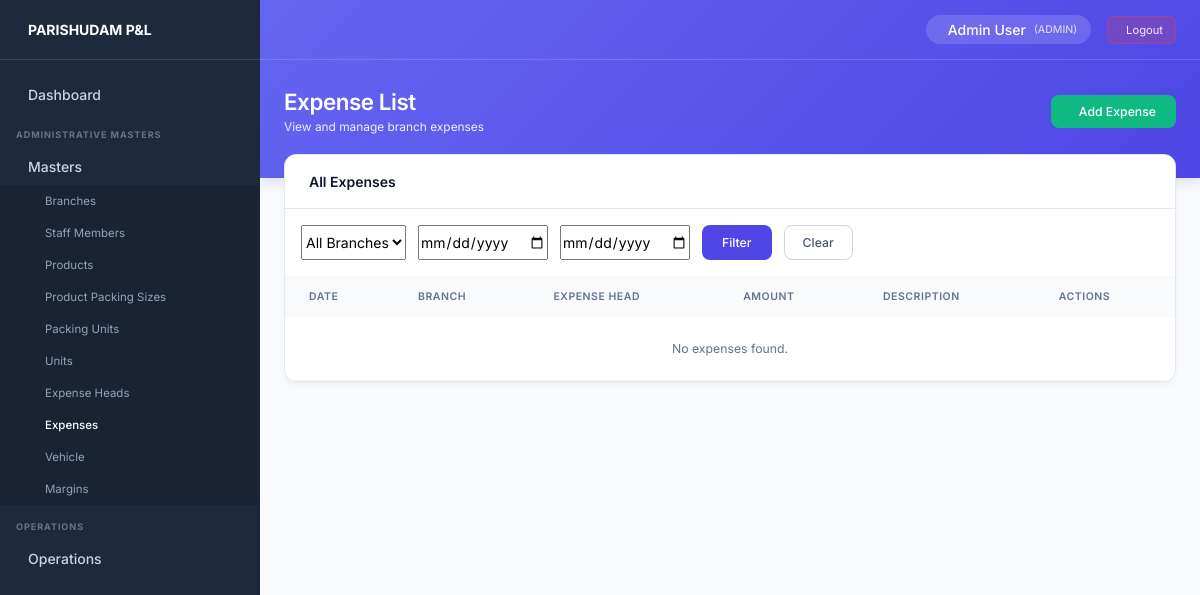
The app's page /expenses/ (signed in), older data.
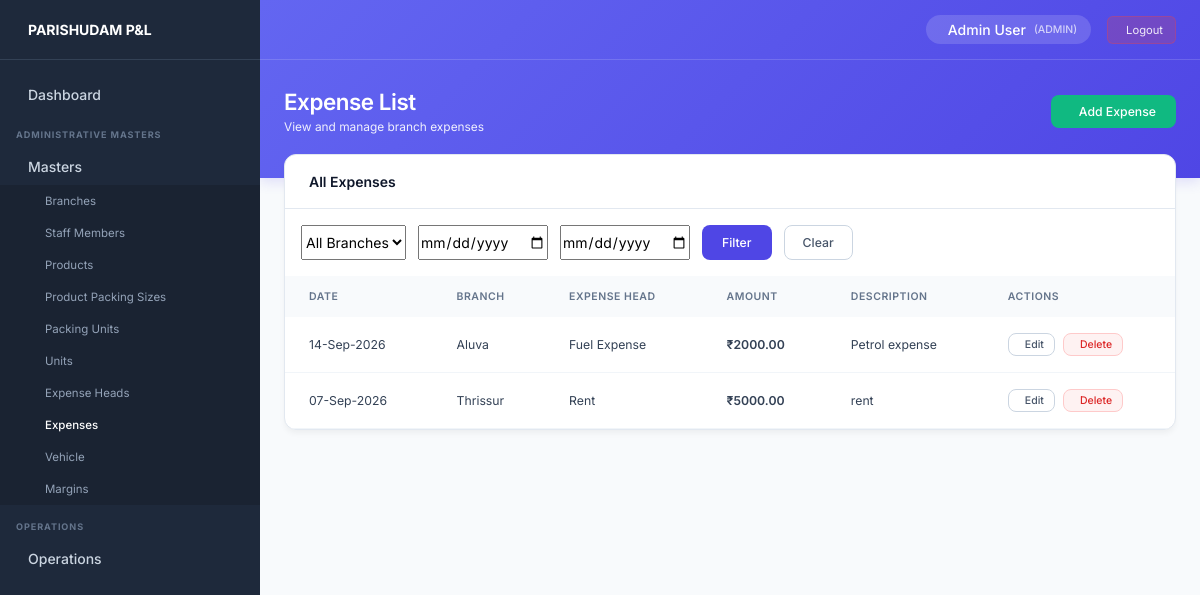
The same page, newer data.
### core/models.py (models this page shows, shortened)
class StaffProfile(models.Model):
    ROLE_CHOICES = (
        ('ADMIN', 'Admin'),
        ('STAFF', 'Staff'),
    )
    STATUS_CHOICES = (
        ('active', 'Active'),
        ('inactive', 'Inactive'),
    )
    user = models.OneToOneField(User, on_delete=models.CASCADE, related_name='profile')
    role = models.CharField(max_length=20, choices=ROLE_CHOICES, default='STAFF')
    branch = models.ForeignKey(Branch, on_delete=models.SET_NULL, null=True, blank=True, related_name='staff_members')
    phone = models.CharField(max_length=20, blank=True)
    status = models.CharField(max_length=10, choices=STATUS_CHOICES, default='active')
    created_at = models.DateTimeField(auto_now_add=True)
    updated_at = models.DateTimeField(auto_now=True)
    @property
    def is_admin(self):
        return self.role == 'ADMIN' or self.user.is_superuser

class Branch(models.Model):
    STATUS_CHOICES = (
        ('active', 'Active'),
        ('inactive', 'Inactive'),
    )
    branch_code = models.CharField(max_length=20, blank=True, null=True)
    name = models.CharField(max_length=100)
    address = models.TextField(blank=True)
    phone = models.CharField(max_length=20, blank=True)
    status = models.CharField(max_length=10, choices=STATUS_CHOICES, default='active')
    created_at = models.DateTimeField(auto_now_add=True)
    updated_at = models.DateTimeField(auto_now=True)
    class Meta:
        verbose_name_plural = "Branches"
        ordering = ['name']

class ExpenseHead(models.Model):
    name = models.CharField(max_length=100, unique=True)
    created_at = models.DateTimeField(auto_now_add=True)
    updated_at = models.DateTimeField(auto_now=True)
    class Meta:
        ordering = ['name']

### operations/models.py (models this page shows, shortened)
class Expense(models.Model):
    branch = models.ForeignKey(Branch, on_delete=models.CASCADE, related_name='expenses')
    staff = models.ForeignKey(User, on_delete=models.SET_NULL, null=True, blank=True, related_name='expenses_entered')
    expense_date = models.DateField()
    expense_head = models.ForeignKey(ExpenseHead, on_delete=models.PROTECT, related_name='expenses')
    amount = models.DecimalField(max_digits=10, decimal_places=2)
    description = models.TextField(blank=True)
    created_by = models.ForeignKey(User, on_delete=models.SET_NULL, null=True, blank=True, related_name='created_expenses')
    updated_by = models.ForeignKey(User, on_delete=models.SET_NULL, null=True, blank=True, related_name='updated_expenses')
    created_at = models.DateTimeField(auto_now_add=True)
    updated_at = models.DateTimeField(auto_now=True)
    class Meta:
        ordering = ['-expense_date', 'branch']

### core/views.py (the view)
# urls.py: path('expenses/', expense_list_view, name='expense_list'),
@login_required
def expense_list_view(request):
    from operations.models import Expense
    user_profile = getattr(request.user, 'profile', None)
    is_admin = user_profile.is_admin if user_profile else request.user.is_superuser
    expenses = Expense.objects.select_related(
        'branch',
        'expense_head',
        'staff'
    ).all().order_by('-expense_date', '-id')
    if not is_admin and user_profile and user_profile.branch:
        expenses = expenses.filter(branch=user_profile.branch)
    else:
        branch_id = request.GET.get('branch_id')
        if branch_id:
            expenses = expenses.filter(branch_id=branch_id)
    date_from = request.GET.get('date_from')
    date_to = request.GET.get('date_to')
    if date_from:
        expenses = expenses.filter(expense_date__gte=date_from)
    if date_to:
        expenses = expenses.filter(expense_date__lte=date_to)
    branches = Branch.objects.filter(status='active')
    return render(request, 'operations/expense_list.html', {
        'expenses': expenses,
        'branches': branches,
        'is_admin': is_admin,
        'date_from': date_from or '',
        'date_to': date_to or '',
    })

### templates/operations/expense_list.html (shortened to what this page needs)
{% extends 'base.html' %}
{% block page_title %}Expense List{% endblock %}
{% block page_subtitle %}View and manage branch expenses{% endblock %}
{% block header_actions %}
<a href="{% url 'expense_entry' %}" class="btn-success">
     Add Expense
</a>
{% endblock %}
{% block content %}
<div class="list-container">
    <div class="list-header">
        <h3 style="font-size: 1rem; font-weight: 600; color: #0f172a;">
            All Expenses
        </h3>
    </div>
    <form method="GET" style="padding: 16px; display: flex; gap: 12px; flex-wrap: wrap;">
        {% if is_admin %}
        <select name="branch_id">
            <option value="">All Branches</option>
        </select>
        {% endif %}
        <input type="date"
               name="date_from"
               value="{{ date_from }}">
        <input type="date"
               name="date_to"
               value="{{ date_to }}">
        <button type="submit" class="btn-primary">
            Filter
        </button>
        <a href="{% url 'expense_list' %}" class="btn-secondary">
            Clear
        </a>
    </form>
    <table class="premium-table">
        <thead>
            <tr>
                <th>Date</th>
                <th>Branch</th>
                <th>Expense Head</th>
                <th>Amount</th>
                <th>Description</th>
                <th>Actions</th>
            </tr>
        </thead>
        <tbody>
            {% for expense in expenses %}
            <tr>
                <td>{{ expense.expense_date|date:"d-M-Y" }}</td>
                <td>{{ expense.branch.name }}</td>
                <td>{{ expense.expense_head.name }}</td>
                <td style="font-weight: 600;">
                    ₹{{ expense.amount }}
                </td>
                <td>
                    {{ expense.description|default:"-" }}
                </td>
                <td>
                    <div style="display: flex; gap: 8px;">
                        <a href="{% url 'expense_edit' expense.id %}"
                           class="btn-secondary"
                           style="padding: 4px 10px; font-size: 0.75rem;">
                             Edit
                        </a>
                        <a href="{% url 'expense_delete' expense.id %}"
                           class="btn-secondary"
                           style="padding: 4px 10px; font-size: 0.75rem; color: #dc2626; border-color: #fecaca; background: #fef2f2;"
                           onclick="return confirm('Are you sure you want to delete this expense?');">
                             Delete
                        </a>
                    </div>
                </td>
            </tr>
            {% empty %}
            <tr>
                <td colspan="6"
                    style="text-align: center; color: #64748b; padding: 24px;">
                    No expenses found.
                </td>
            </tr>
            {% endfor %}
        </tbody>
    </table>
</div>
{% endblock %}

### templates/base.html (shortened to what this page needs)
<!DOCTYPE html>
<html lang="en">
<head>
</head>
<body>
    <aside class="sidebar">
        <div class="sidebar-header">
            <span>PARISHUDAM P&L</span>
        </div>
        <div class="sidebar-content">
            <a href="{% url 'dashboard' %}"
                class="nav-item {% if request.resolver_match.url_name == 'dashboard' %}active{% endif %}">
                <div class="nav-item-left">
                    Dashboard
                </div>
            </a>
            {% if request.user.profile.is_admin %}
            <div class="nav-section-title">ADMINISTRATIVE MASTERS</div>
            <div class="nav-item dropdown-toggle">
                <div class="nav-item-left">
                    Masters
                </div>
            </div>
            <div class="nav-submenu">
                <a href="{% url 'branch_list' %}">Branches</a>
                <a href="{% url 'staff_list' %}">Staff Members</a>
                <a href="{% url 'product_list' %}">Products</a>
                <a href="{% url 'product_packing_size_list' %}">Product Packing Sizes</a>
                <a href="{% url 'packing_unit_list' %}">Packing Units</a>
                <a href="{% url 'unit_list' %}">Units</a>
                <a href="{% url 'expense_head_list' %}">Expense Heads</a>
                <a href="{% url 'expense_list' %}">Expenses</a>
                <a href="{% url 'vehicle_list' %}">Vehicle</a>
                <a href="{% url 'margin_list' %}">Margins</a>
            </div>
            <div class="nav-section-title">OPERATIONS</div>
            <div class="nav-item dropdown-toggle">
                <div class="nav-item-left">
                    Operations
                </div>
            </div>
            {% endif %}
        </div>
    </aside>
    <div class="main-wrapper">
        <div class="top-banner">
            <div class="top-navbar">
                <div class="navbar-right">
                    <div class="user-chip">
                        <span>{{ request.user.get_full_name|default:request.user.username }}</span>
                        <span style="opacity: 0.7; font-size: 0.75rem;">({{ request.user.profile.role }})</span>
                    </div>
                    <a href="{% url 'logout' %}" class="logout-btn">
                         Logout
                    </a>
                </div>
            </div>
            <div class="banner-header">
                <div>
                    <h1 class="banner-title">{% block page_title %}Dashboard{% endblock %}</h1>
                    <p class="banner-subtitle">{% block page_subtitle %}{% endblock %}</p>
                </div>
                <div>
                    {% block header_actions %}{% endblock %}
                </div>
            </div>
        </div>
        <main class="content-area">
            {% block content %}{% endblock %}
        </main>
    </div>
</body>
</html>

Row changes from the older to the newer data that the page shows:
added Expense: expense_date "14-Sep-2026", branch.name "Aluva", expense_head.name "Fuel Expense", amount "2000.00", description "Petrol expense"
added Expense: expense_date "07-Sep-2026", branch.name "Thrissur", expense_head.name "Rent", amount "5000.00", description "rent"
Text that changed along with them:
text no longer shown: "No expenses found."
